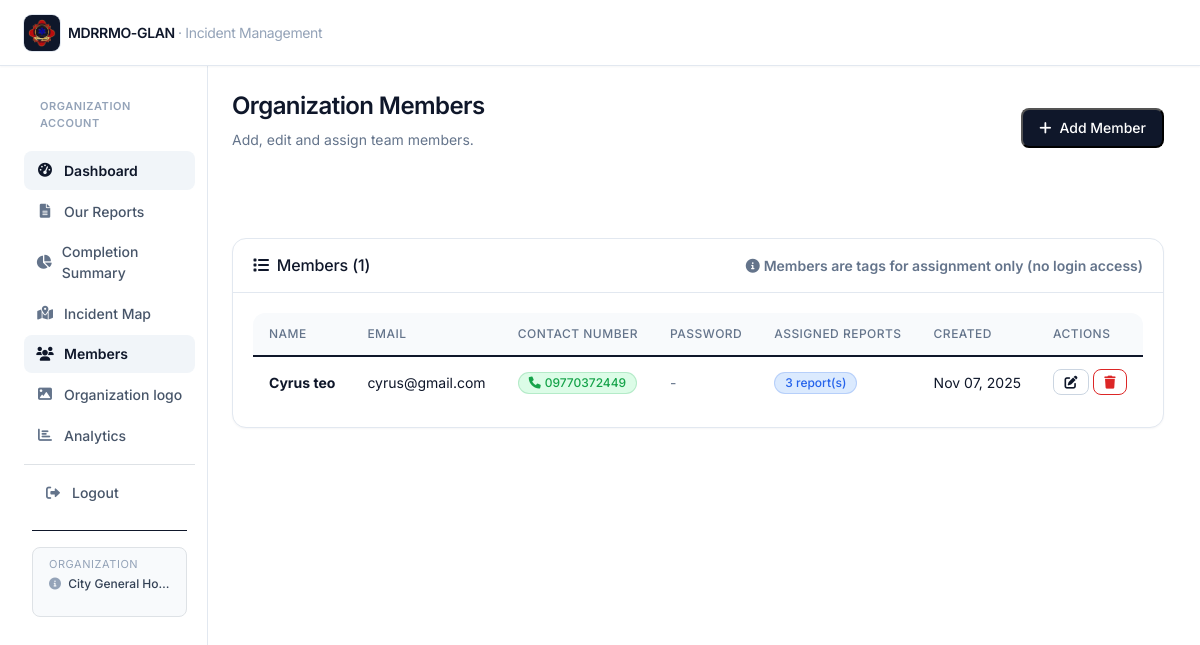
Page /organizations/members.php (signed in) on the earlier database version.
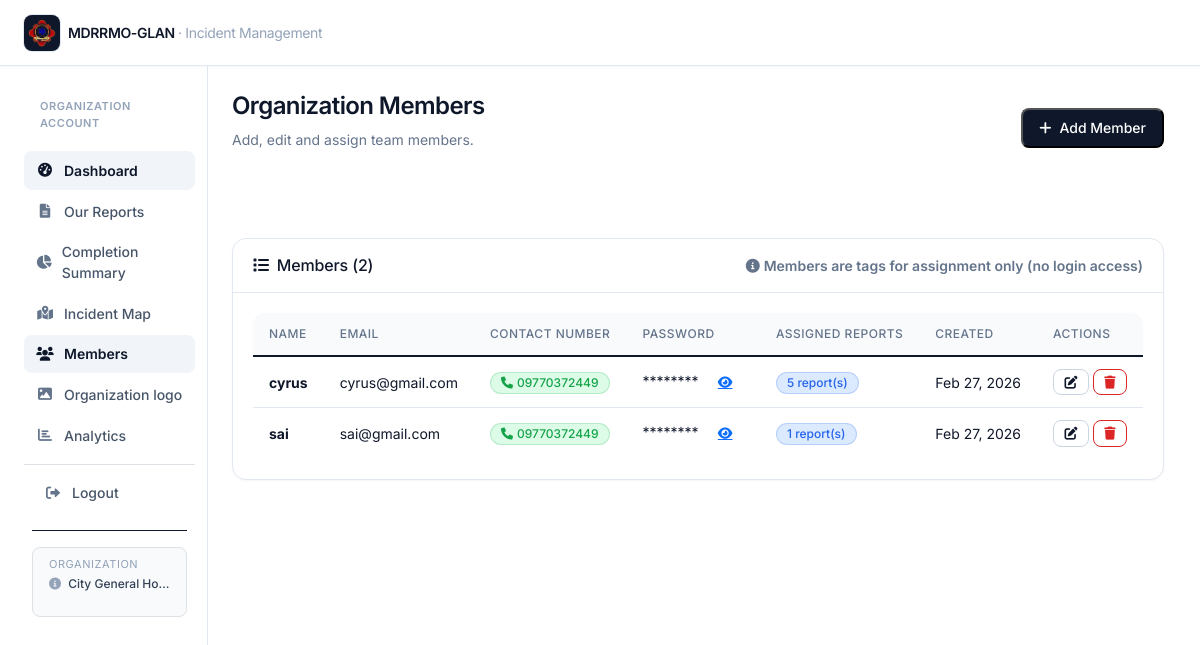
Same page on the later database version.
### tables this page shows
CREATE TABLE IF NOT EXISTS `organization_members` (
  `id` int NOT NULL AUTO_INCREMENT,
  `organization_id` int NOT NULL,
  `user_id` int DEFAULT NULL,
  `name` varchar(255) NOT NULL,
  `contact_number` varchar(20) DEFAULT NULL,
  `email` varchar(191) DEFAULT NULL,
  `login_username` varchar(191) DEFAULT NULL,
  `login_password` varchar(255) DEFAULT NULL,
  `created_at` timestamp NULL DEFAULT CURRENT_TIMESTAMP,
  PRIMARY KEY (`id`),
  KEY `idx_org_members_org` (`organization_id`),
  KEY `idx_org_members_name` (`name`(250)),
  KEY `idx_org_members_user` (`user_id`)
);

### config/config.php (called while the page is built, shortened)
<?php
function format_date($date)
{
    return date('M d, Y', strtotime($date));
}
?>

### organizations/members.php (the view, shortened to what the rows shown need)
<?php
require_once '../config/config.php';
include '../views/header.php';
$database = new Database();
$db = $database->getConnection();
$db->exec("CREATE TABLE IF NOT EXISTS organization_members (
    id INT NOT NULL AUTO_INCREMENT,
    organization_id INT NOT NULL,
    user_id INT DEFAULT NULL,
    name VARCHAR(255) NOT NULL,
    contact_number VARCHAR(20) DEFAULT NULL,
    email VARCHAR(191) DEFAULT NULL,
    login_username VARCHAR(191) DEFAULT NULL,
    login_password VARCHAR(255) DEFAULT NULL,
    created_at TIMESTAMP NULL DEFAULT CURRENT_TIMESTAMP,
    PRIMARY KEY (id),
    KEY idx_org_members_org (organization_id),
    KEY idx_org_members_name (name),
    KEY idx_org_members_user (user_id)
) ENGINE=MyISAM DEFAULT CHARSET=utf8mb4 COLLATE=utf8mb4_0900_ai_ci");
$query = "SELECT om.*,
          (SELECT COUNT(*) FROM report_queue WHERE assigned_to = om.id) as assigned_reports_count
          FROM organization_members om
          WHERE om.organization_id = ?
          ORDER BY om.name";
$stmt = $db->prepare($query);
$stmt->execute([$_SESSION['organization_id']]);
$members = $stmt->fetchAll();
?>
<div class="container-fluid">
    <div class="row g-0">
        <main class="col-md-9 ms-sm-auto col-lg-10 main-content">
            <div class="flex flex-col sm:flex-row sm:items-center sm:justify-between gap-3 pb-5 mb-6 border-b border-slate-200">
                <div>
                    <h1 class="text-2xl font-semibold tracking-tight text-slate-900">Organization Members</h1>
                </div>
            </div>
            <div class="card">
                <div class="card-body">
                    <?php if (empty($members)): ?>
                        <div class="text-center py-4">
                            <i class="fas fa-users fa-3x text-muted mb-3"></i>
                            <h5 class="text-muted">No members found</h5>
                            <p class="text-muted">Add members to your organization to assign reports to them.</p>
                        </div>
                    <?php else: ?>
                        <div class="table-responsive">
                            <table class="table table-hover">
                                <thead>
                                    <tr>
                                        <th>Name</th>
                                        <th>Email</th>
                                        <th>Contact Number</th>
                                        <th>Password</th>
                                        <th>Assigned Reports</th>
                                        <th>Created</th>
                                        <th>Actions</th>
                                    </tr>
                                </thead>
                                <tbody>
                                    <?php foreach ($members as $member): ?>
                                        <tr>
                                            <td>
                           	                <strong><?php echo htmlspecialchars($member['name']); ?></strong>
                                            </td>
                                            <td>
                                                <?php if (!empty($member['email'])): ?>
                                                    <?php echo htmlspecialchars($member['email']); ?>
                                                <?php else: ?>
                                                    <span class="text-muted">-</span>
                                                <?php endif; ?>
                                            </td>
                                            <td>
                                                <?php if (!empty($member['contact_number'])): ?>
                                                    <span class="badge bg-success">
                                                        <i class="fas fa-phone me-1"></i><?php echo htmlspecialchars($member['contact_number']); ?>
                                                    </span>
                                                <?php else: ?>
                                                    <span class="text-muted">No contact</span>
                                                <?php endif; ?>
                                            </td>
                                            <td>
                                                <?php if (!empty($member['login_password'])): ?>
                                                    <span class="member-password" data-password="<?php echo htmlspecialchars($member['login_password']); ?>">********</span>
                                                    <button type="button" class="btn btn-sm btn-link p-0 ms-1" onclick="toggleMemberPassword(this)">
                                                        <i class="fas fa-eye"></i>
                                                    </button>
                                                <?php else: ?>
                                                    <span class="text-muted">-</span>
                                                <?php endif; ?>
                                            </td>
                                            <td>
                                                <span class="badge bg-info">
                                                    <?php echo (int)$member['assigned_reports_count']; ?> report(s)
                                                </span>
                                            </td>
                                            <td><?php echo format_date($member['created_at']); ?></td>
                                            <td>
                                                <button type="button" class="btn btn-sm btn-outline-primary"
                                                        onclick="editMember(<?php echo htmlspecialchars(json_encode($member)); ?>)">
                                                    <i class="fas fa-edit"></i>
                                                </button>
                                                <button type="button" class="btn btn-sm btn-outline-danger"
                                                        onclick="deleteMember(<?php echo $member['id']; ?>, '<?php echo htmlspecialchars($member['name']); ?>', <?php echo (int)$member['assigned_reports_count']; ?>)">
                                                    <i class="fas fa-trash"></i>
                                                </button>
                                            </td>
                                        </tr>
                                    <?php endforeach; ?>
                                </tbody>
                            </table>
                        </div>
                    <?php endif; ?>
                </div>
            </div>
        </main>
    </div>
</div>
<?php include '../views/footer.php'; ?>

Differences in the rows shown:
changed organization_members "cyrus@gmail.com": name "Cyrus teo" → "cyrus"; assigned_reports_count "3" → "5"; created_at "Nov 07, 2025" → "Feb 27, 2026"; login_password "-" → "********"
added organization_members: name "sai", email "sai@gmail.com", contact_number "09770372449", assigned_reports_count "1", created_at "Feb 27, 2026"
Other differences:
count($members): "1" → "2"
